Frame 1 (no input): blank canvas, image omitted
Frame 60 (no input): blank canvas, image omitted
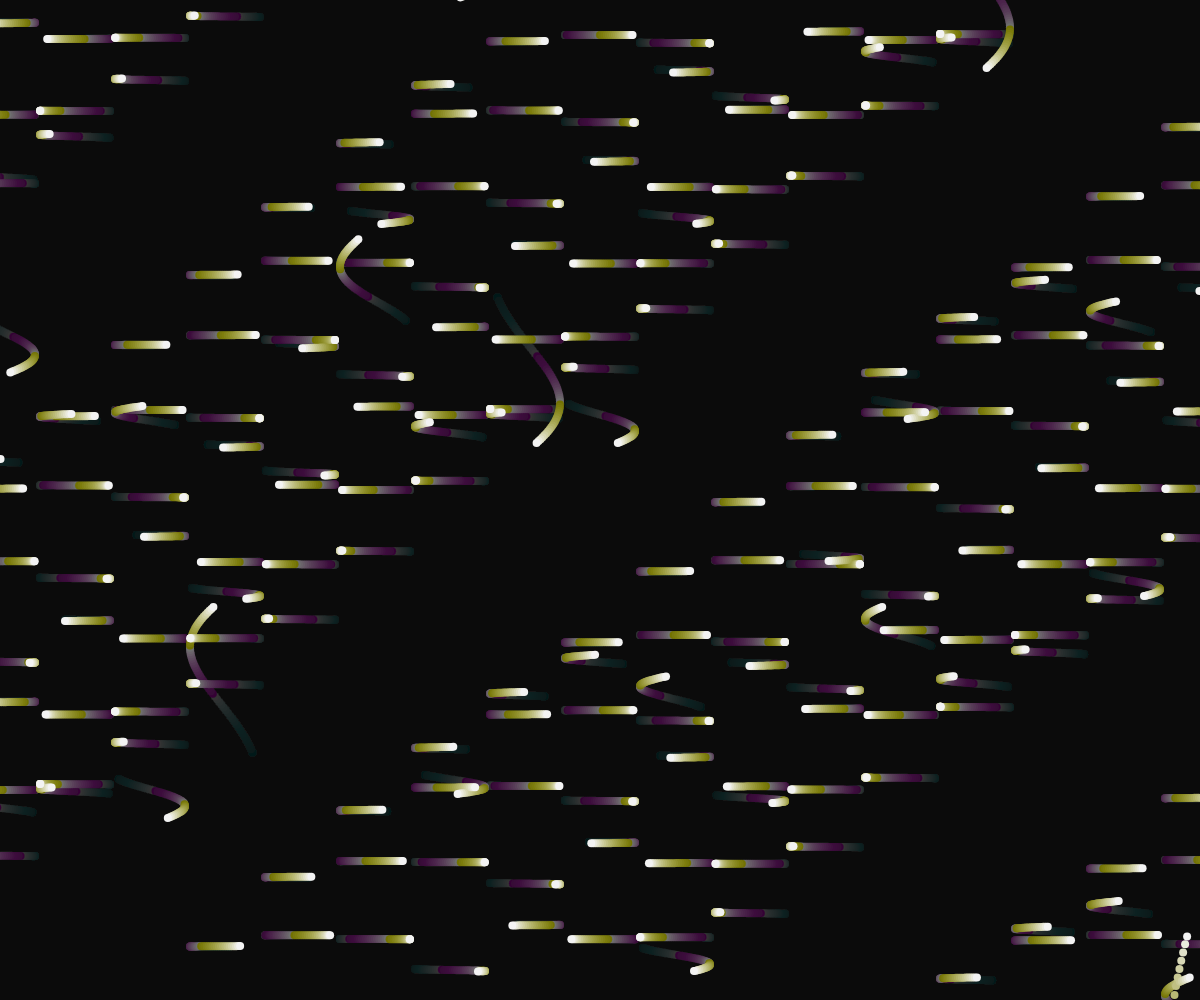
Frame 120 (the mouse pressed at the canvas centre since frame 60)

The p5.js sketch whose frames 1 and 60 were blank and that drew this single picture after the mouse press (run headless with seeded random() and noise() and a simulated clock; from frame 60 on, the mouse is pressed at the canvas centre):

// p5.js sketch
// ── sketch.js
//function setup() {
    //createCanvas(windowWidth,windowHeight);
   // var redC= 255;
    //var greenC= 0;
    //var blueC = 0;
     
    //background(0,175,175);
    
var interval = .02

let t = 0;
var r=0;
var g=0;
var b=0;


function setup() {
  createCanvas(windowWidth,windowHeight);
  noStroke();
  fill(0,0,0);
}

function draw() {
  background(10,10);

  //loop
  for (let x = 0; x <= width; x = x + 75) {
    for (let y = 0; y <= height; y = y + 75) {
      //grid
      const xAngle = map(mouseX, 0, width, 0* PI, 6 * PI, true);
      const yAngle = map(mouseY, 0, height, 0 * PI, 6 * PI, true);
      //particle location 
      const angle = xAngle * (x /width) + yAngle * (y /height);

      //particle movement
      const myX = x + 35 * cos(20 * PI * t + angle);
      const myY = y + 35 * -1/sin(.1 * PI * t + angle);
      


      
      fill(r,g,b);
      ellipse(myX, myY,8,8);

      if(t % (3*interval) < interval){ //red
          r = (t % interval)/interval * 256
      }
      else if(t % (3*interval) < 2*interval){ //green
         g = (t % interval)/interval * 256
      }
      else if(t % (3*interval) < 3*interval){ //blue
         b = (t % interval)/interval * 256
      }

    }
  }

  t = t + 0.001;
}
